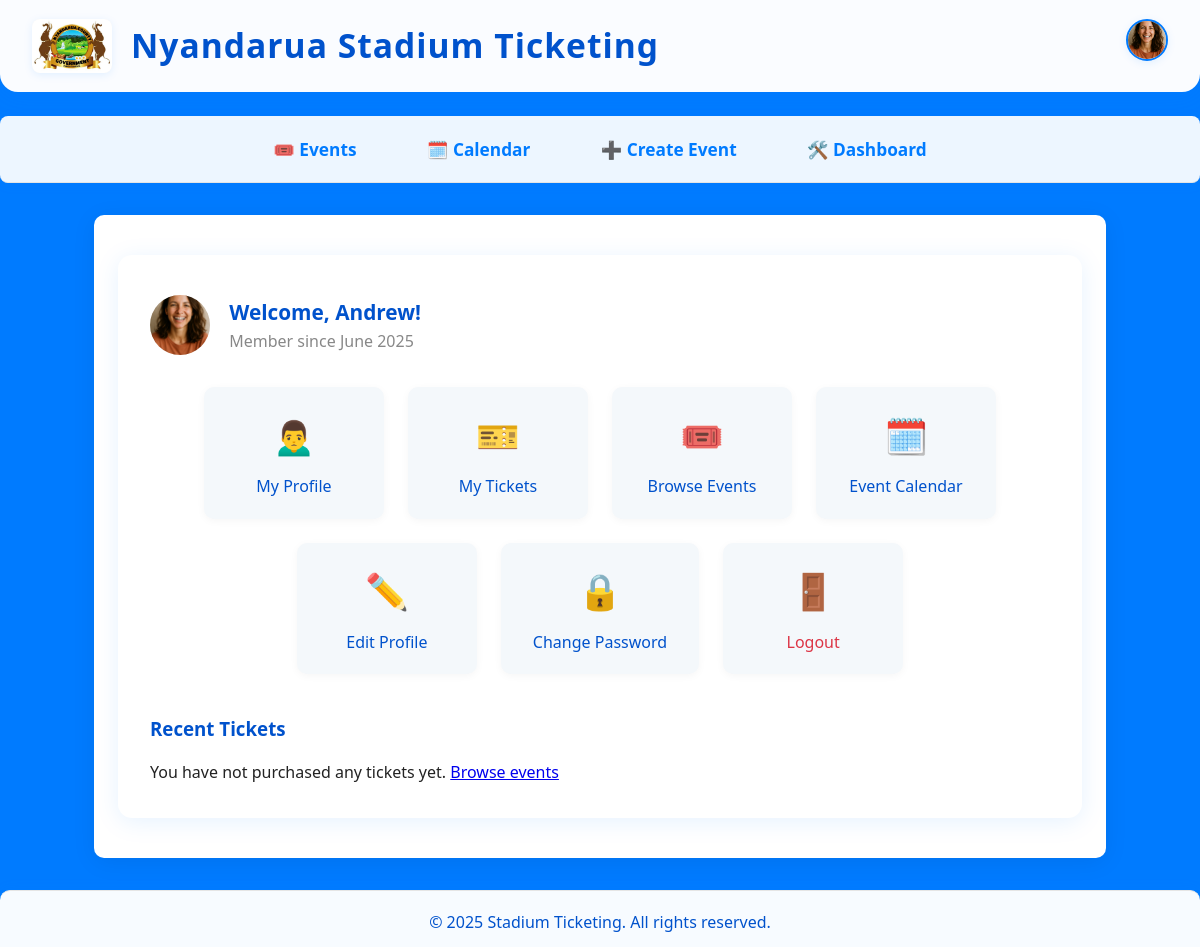
/events/user-dashboard/ (signed in), run on an earlier commit of the app's database.
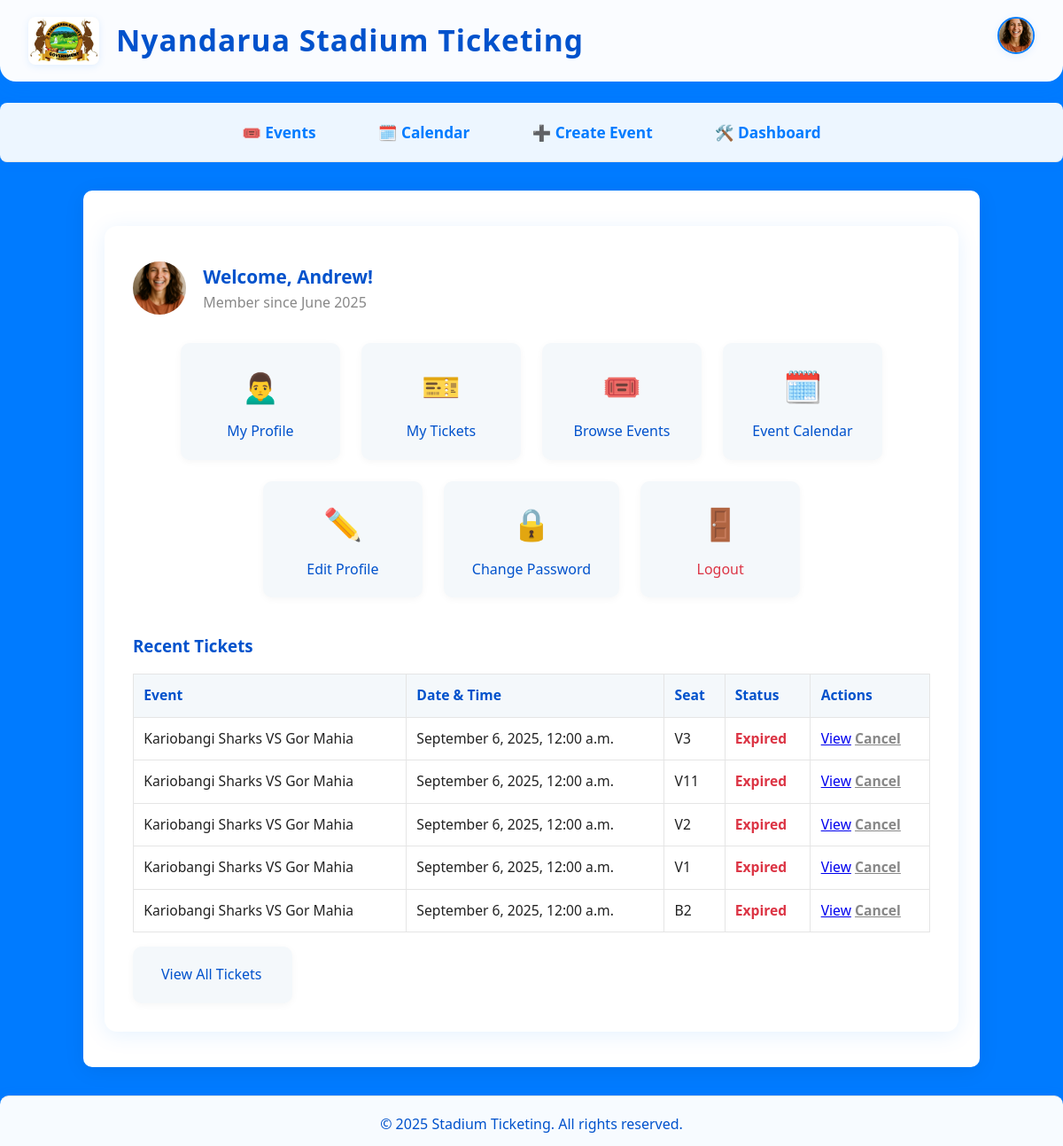
And on a later commit of the database.
### users/models.py (models this page shows, shortened)
class Profile(models.Model):
    user = models.OneToOneField(User, on_delete=models.CASCADE, related_name='profile')
    photo = models.ImageField(upload_to='profile_photos/', blank=True, null=True)

### tickets/models.py (models this page shows, shortened)
class Ticket(models.Model):
    STATUS_CHOICES = [
        ('Active', 'Active'),
        ('Cancelled', 'Cancelled'),
        ('Used', 'Used'),
    ]
    user = models.ForeignKey(User, on_delete=models.CASCADE, related_name='tickets')
    event = models.ForeignKey(Event, on_delete=models.CASCADE, related_name='tickets')
    tickettype = models.ForeignKey('TicketType', on_delete=models.CASCADE, related_name='tickets', null=True, blank=True)
    seat = models.CharField(max_length=50)
    purchase_date = models.DateTimeField(auto_now_add=True)
    status = models.CharField(max_length=10, choices=STATUS_CHOICES, default='Active')
    qr_code_url = models.URLField(blank=True, null=True)  # Optional: for QR code image
    qr_code_image = models.ImageField(upload_to='ticket_qrcodes/', blank=True, null=True)

### events/models.py (models this page shows, shortened)
class Event(models.Model):
    EVENT_TYPE_CHOICES = [
        ('sports', 'Sports Events'),
        ('entertainment', 'Entertainment Events'),
        ('civic', 'Civic and Political Events'),
        ('educational', 'Educational and Institutional Events'),
        ('corporate', 'Corporate and Business Events'),
        ('religious', 'Religious and Spiritual Events'),
        ('recreational', 'Recreational and Community Events'),
        ('esports', 'E-sports and Virtual Events'),
    ]
    SPORTS_TYPE_CHOICES = [
        ('football', 'Football'),
        ('basketball', 'Basketball'),
        ('athletics', 'Athletics'),
        ('rugby', 'Rugby'),
        ('tennis', 'Tennis'),
    ]
    LEAGUE_CHOICES = [
        ('premier_league', 'Premier League'),
        ('national_league', 'National League'),
        ('champions_league', 'Champions League'),
    ]
    name = models.CharField(max_length=200)
    date = models.DateTimeField()
    location = models.CharField(max_length=200)
    description = models.TextField(blank=True)
    thumbnail = models.ImageField(upload_to='event_thumbnails/', blank=True, null=True)
    event_type = models.CharField(max_length=32, choices=EVENT_TYPE_CHOICES, default='sports')
    sport_type = models.CharField(max_length=32, choices=SPORTS_TYPE_CHOICES, blank=True, null=True)
    league = models.CharField(max_length=32, choices=LEAGUE_CHOICES, blank=True, null=True)

### events/views.py (the view)
# urls.py: path('user-dashboard/', views.user_dashboard, name='user_dashboard'),
@login_required
def user_dashboard(request):
    tickets = Ticket.objects.filter(user=request.user).select_related('event').order_by('-purchase_date')
    return render(request, 'events/user_dashboard.html', {
        'tickets': tickets,
        'now': timezone.now(),
    })

### events/templates/events/user_dashboard.html (shortened to what this page needs)
{% extends "base.html" %}
{% load static %}
{% block content %}
<div class="dashboard-section">
    <div class="dashboard-header">
        {% if user.profile.photo %}
            <img src="{{ user.profile.photo.url }}" alt="Profile Photo">
        {% else %}
            <img src="{% static 'images/default_profile.png' %}" alt="Profile Photo">
        {% endif %}
        <div>
            <div class="welcome">Welcome, {{ user.first_name|default:user.username }}!</div>
            <div style="color:#888;">Member since {{ user.date_joined|date:"F Y" }}</div>
        </div>
    </div>
    <div class="dashboard-links">
        <a href="{% url 'profile' %}" class="dashboard-link">
            <span class="icon">🙍‍♂️</span>
            My Profile
        </a>
        <a href="{% url 'ticket_list' %}" class="dashboard-link">
            <span class="icon">🎫</span>
            My Tickets
        </a>
        <a href="{% url 'event_list' %}" class="dashboard-link">
            <span class="icon">🎟️</span>
            Browse Events
        </a>
        <a href="{% url 'event_calendar' %}" class="dashboard-link">
            <span class="icon">🗓️</span>
            Event Calendar
        </a>
        <a href="{% url 'profile_edit' %}" class="dashboard-link">
            <span class="icon">✏️</span>
            Edit Profile
        </a>
        <a href="{% url 'password_change' %}" class="dashboard-link">
            <span class="icon">🔒</span>
            Change Password
        </a>
        <a href="{% url 'logout' %}" class="dashboard-link" style="color:#dc3545;">
            <span class="icon">🚪</span>
            Logout
        </a>
    </div>
    <div class="dashboard-tickets">
        <h3 style="color:#0052cc;">Recent Tickets</h3>
        {% if tickets %}
        <table>
            <thead>
                <tr>
                    <th>Event</th>
                    <th>Date & Time</th>
                    <th>Seat</th>
                    <th>Status</th>
                    <th>Actions</th>
                </tr>
            </thead>
            <tbody>
                {% for ticket in tickets|slice:":5" %}
                <tr>
                    <td>{{ ticket.event.name }}</td>
                    <td>{{ ticket.event.date|date:"F j, Y, g:i a" }}</td>
                    <td>{{ ticket.seat }}</td>
                    <td>
                        {% if ticket.status == 'Cancelled' %}
                            <span class="ticket-status-cancelled">Cancelled</span>
                        {% elif ticket.event.date < now %}
                            <span class="ticket-status-expired">Expired</span>
                        {% else %}
                            <span class="ticket-status-valid">Valid</span>
                        {% endif %}
                    </td>
                    <td>
                        <a href="{% url 'ticket_detail' ticket.pk %}">View</a>
                        {% if ticket.status != 'Cancelled' %}
                            <a href="{% url 'ticket_cancel' ticket.pk %}" class="ticket-status-cancelled">Cancel</a>
                        {% endif %}
                    </td>
                </tr>
                {% endfor %}
            </tbody>
        </table>
        <div style="margin-top:1rem;">
            <a href="{% url 'ticket_list' %}" class="dashboard-link" style="display:inline-block;">View All Tickets</a>
        </div>
        {% else %}
            <p style="margin-top:1rem;">You have not purchased any tickets yet. <a href="{% url 'event_list' %}">Browse events</a></p>
        {% endif %}
    </div>
</div>
{% endblock %}

### events/templates/base.html (shortened to what this page needs)
{% load static %}
<!DOCTYPE html>
<html lang="en">
<head>
    <link rel="stylesheet" href="{% static 'css/styles.css' %}">
</head>
<body>
    {% block header %}
        <header>
            <div class="logo-title">
                <img src="{% static 'images/Nyandarua logo.png' %}" alt="Logo">
                <span class="app-name">Nyandarua Stadium Ticketing</span>
            </div>
            {% if user.is_authenticated %}
            <div class="nav-profile-dropdown">
                <div class="profile-pic-wrapper">
                    {% if user.profile.photo %}
                        <img src="{{ user.profile.photo.url }}" alt="Profile" class="nav-profile-pic">
                    {% else %}
                        <img src="{% static 'images/default_profile.png' %}" alt="Profile" class="nav-profile-pic">
                    {% endif %}
                </div>
            </div>
            {% endif %}
        </header>
    {% endblock %}
    {% block navbar %}
    <nav>
        <a href="{% url 'event_list' %}">🎟️ Events</a>
        <a href="{% url 'event_calendar' %}">🗓️ Calendar</a>
        {% if user.is_superuser %}
            <a href="{% url 'event_create' %}">➕ Create Event</a>
            <a href="{% url 'admin_dashboard' %}">🛠️ Dashboard</a>
        {% else %}
            <a href="{% url 'user_dashboard' %}">👤 User Dashboard</a>
        {% endif %}
    </nav>
    {% endblock %}
    <div class="container">
        {% block content %}{% endblock %}
    </div>
    <footer>
        &copy; {{ year|default:2025 }} Stadium Ticketing. All rights reserved.
    </footer>
</body>
</html>

### static/css/styles.css (style rules this page uses)
body, h1, h2, h3, h4, h5, h6, p, ul, ol, li, a { margin: 0; padding: 0; box-sizing: border-box; }
body { font-family: 'Segoe UI', Arial, sans-serif; background: #f7f9fb; color: #222; line-height: 1.6; }
header { background: linear-gradient(90deg, #0052cc 0%, #007bff 100%); color: #fff; padding: 2rem 0 1rem 0; text-align: center; box-shadow: 0 2px 8px rgba(0,0,0,0.04); }
nav { background: #fff; border-bottom: 1px solid #e5e5e5; padding: 0.75rem 0; text-align: center; }
nav a { color: #0052cc; margin: 0 1.2rem; text-decoration: none; font-weight: 500; transition: color 0.2s; font-size: 1.05rem; }
.container { max-width: 950px; margin: 2.5rem auto; background: #fff; padding: 2.5rem 2rem; border-radius: 10px; box-shadow: 0 4px 24px rgba(0,0,0,0.07); }
footer { text-align: center; color: #888; padding: 1.5rem 0 1rem 0; margin-top: 2.5rem; font-size: 0.98rem; background: #f4f8fb; border-top: 1px solid #e5e5e5; }

### events/templates/base.html (style rules this page uses)
html, body { height: 100%; min-height: 100%; margin: 0; padding: 0; }
body { display: flex; flex-direction: column; min-height: 100vh; font-family: 'Segoe UI', Arial, sans-serif; background: #007bff; }
header { background: rgba(255,255,255,0.98); border-radius: 0 0 18px 18px; text-align: left; padding: 1.2rem 2rem 1.2rem 2rem; margin-bottom: 1.5rem; box-shadow: 0 4px 24px rgba(0,123,255,0.10); display: flex; align-items: center; justify-content: space-between; position: relative; }
.logo-title { display: flex; align-items: center; gap: 1.2rem; }
.logo-title img { height: 54px; width: auto; border-radius: 8px; box-shadow: 0 2px 8px rgba(0,123,255,0.10); background: #f4f4f4; }
.logo-title .app-name { font-size: 2.1rem; font-weight: bold; color: #0052cc; letter-spacing: 1px; }
nav { text-align: center; margin-bottom: 2rem; background: rgba(255,255,255,0.93); border-radius: 8px; box-shadow: 0 2px 12px rgba(0,123,255,0.08); padding: 0.7rem 0; display: flex; justify-content: center; gap: 1.2rem; flex-wrap: wrap; }
nav a { margin: 0 0.5rem; color: #007bff; text-decoration: none; font-weight: 600; font-size: 1.08rem; padding: 0.5rem 1.1rem; border-radius: 6px; transition: background 0.18s, color 0.18s; display: inline-flex; align-items: center; gap: 0.4rem; }
.container { max-width: 1100px; margin: 0 auto; padding: 0 1.5rem; flex: 1 0 auto; }
footer { margin-top: 2rem; font-size: 1rem; background: rgba(255,255,255,0.97); border-radius: 10px 10px 0 0; text-align: center; padding: 1.2rem 0 0.7rem 0; box-shadow: 0 -2px 12px rgba(0,123,255,0.07); color: #0052cc; flex-shrink: 0; }
.nav-profile-dropdown { position: absolute; top: 1.2rem; right: 2rem; display: flex; align-items: center; z-index: 1002; }
.profile-pic-wrapper { cursor: pointer; display: flex; align-items: center; }
.nav-profile-pic { width: 38px; height: 38px; border-radius: 50%; object-fit: cover; border: 2px solid #007bff; box-shadow: 0 2px 8px rgba(0,123,255,0.10); background: #f4f4f4; transition: box-shadow 0.2s; }

### events/templates/events/user_dashboard.html (style rules this page uses)
.dashboard-section { max-width: 900px; margin: 2.5rem auto; background: #fff; padding: 2.5rem 2rem 2rem 2rem; border-radius: 14px; box-shadow: 0 4px 24px rgba(0,123,255,0.10); }
.dashboard-header { display: flex; align-items: center; gap: 1.2rem; margin-bottom: 1.5rem; }
.dashboard-header img { width: 60px; height: 60px; border-radius: 50%; object-fit: cover; background: #f4f4f4; }
.dashboard-header .welcome { font-size: 1.3rem; color: #0052cc; font-weight: 600; }
.dashboard-links { display: flex; flex-wrap: wrap; gap: 1.5rem; margin: 2rem 0 2.5rem 0; justify-content: center; }
.dashboard-link { display: flex; flex-direction: column; align-items: center; background: #f4f8fb; border-radius: 10px; padding: 1.2rem 2rem; min-width: 180px; box-shadow: 0 2px 8px rgba(0,0,0,0.04); text-decoration: none; color: #0052cc; font-weight: 500; transition: background 0.2s; }
.dashboard-link .icon { font-size: 2.2rem; margin-bottom: 0.7rem; }
.dashboard-tickets { margin-top: 2rem; }
.dashboard-tickets table { width: 100%; border-collapse: collapse; margin-top: 1rem; }
.dashboard-tickets th, .dashboard-tickets td { border: 1px solid #e5e5e5; padding: 0.7rem; text-align: left; font-size: 0.98rem; }
.dashboard-tickets th { background: #f4f8fb; color: #0052cc; }
.ticket-status-expired { color: #dc3545; font-weight: bold; }
.ticket-status-cancelled { color: #888; font-weight: bold; }

What changed in the data, as far as the page shows it:
added Ticket: event.name "Kariobangi Sharks VS Gor Mahia", event "September 6, 2025, 12:00 a.m.", seat "V3", status "Expired"
added Ticket: event.name "Kariobangi Sharks VS Gor Mahia", event "September 6, 2025, 12:00 a.m.", seat "V11", status "Expired"
added Ticket: event.name "Kariobangi Sharks VS Gor Mahia", event "September 6, 2025, 12:00 a.m.", seat "V2", status "Expired"
added Ticket: event.name "Kariobangi Sharks VS Gor Mahia", event "September 6, 2025, 12:00 a.m.", seat "V1", status "Expired"
added Ticket: event.name "Kariobangi Sharks VS Gor Mahia", event "September 6, 2025, 12:00 a.m.", seat "B2", status "Expired"
Also different on the page:
text no longer shown: "You have not purchased any tickets yet. Browse events"
text now shown: "Event Date & Time Seat Status Actions View All Tickets"
